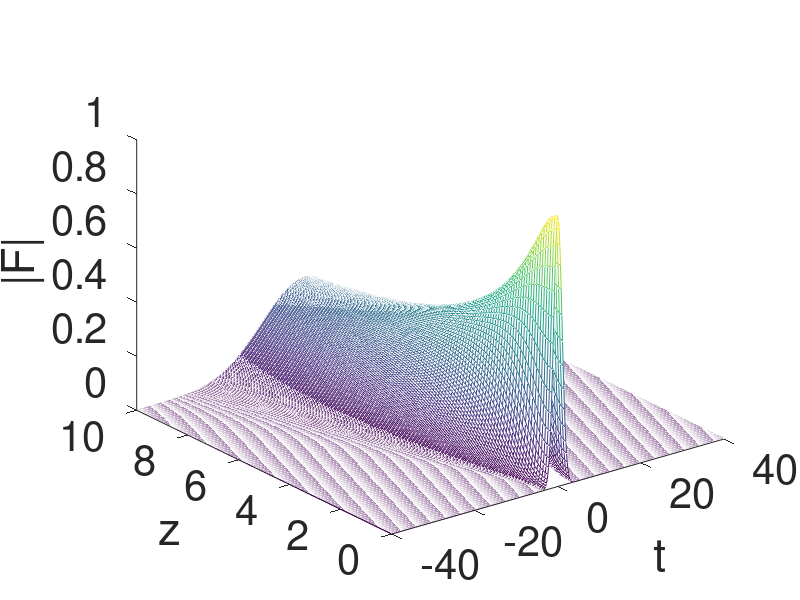
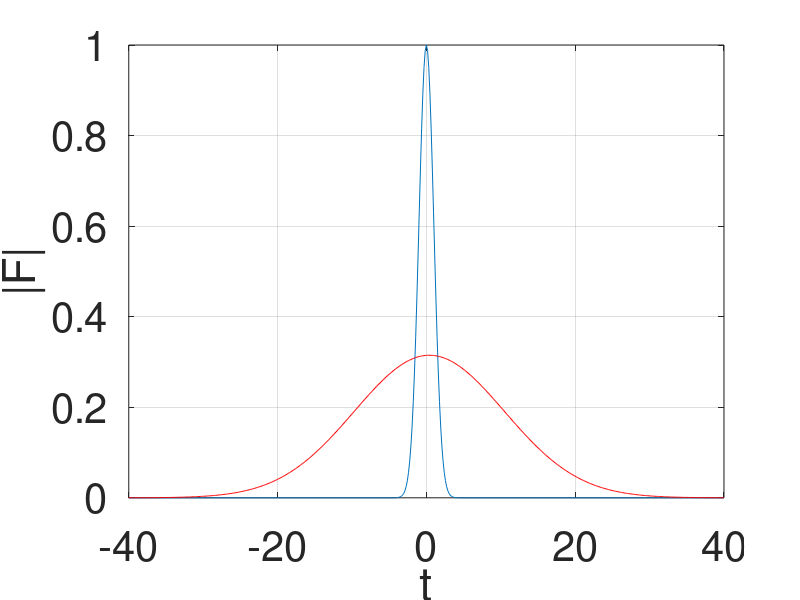
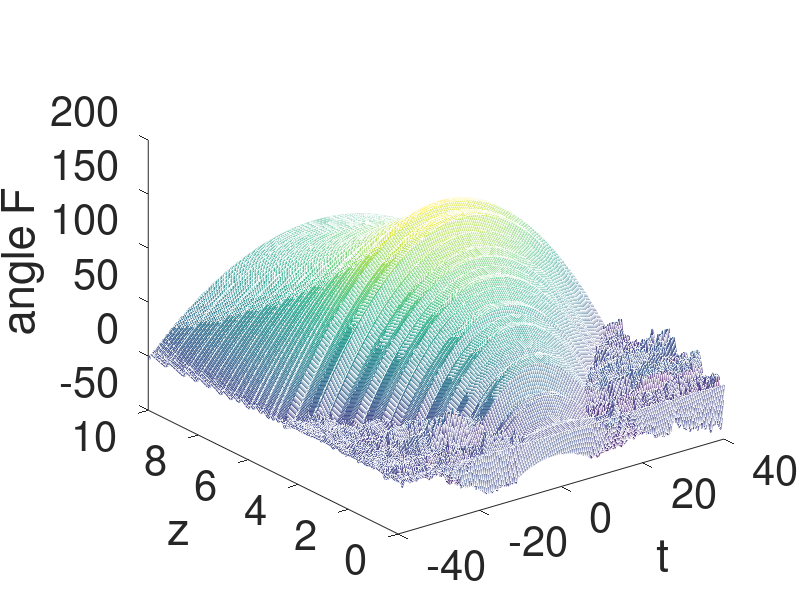
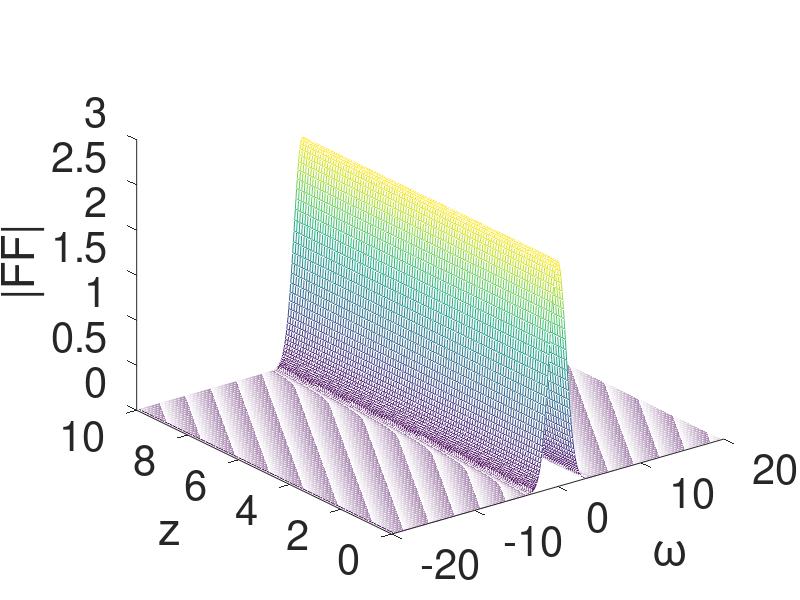

Source code (MATLAB) for these figures, in order:

%
% PROPAGATION METHOD FOR THE SOLUTION OF NLSE
%
% i Fz - beta2/2*Ftt + gamma * |F|^2 F=0
%

clc
clear all
close all

% MATERIAL PROPERTIES

beta2=1;
gamma=0;

% TEMPORAL COORDINATE

t0=-40;
t1=40;
nt=501;
t=linspace(t0,t1,nt);
deltat=(t1-t0)/(nt-1);

% SPATIAL COORDINATE
z0=0;
z1=10;
nz=101;
z=linspace(z0,z1,nz);
deltaz=(z1-z0)/(nz-1);

h=deltaz;

% FREQUENCY COORDINATE
indfreq=-nt/2:1:nt/2-1;
omega=pi/t1.*indfreq;


%INPUT ENVELOPE
amp=1;
tau0=1;

FIN=amp*exp(-t.^2/(2*tau0^2));


FFIN=deltat*fftshift(fft(FIN)); %SPECTRAL PROFILE


%%%%%%%%%%%%%%
% CORE OF THE PROGRAM
%%%%%%%%%%%%%%

F=zeros(ceil(nt),floor(nz));
FF=zeros(ceil(nt),floor(nz));

F(:,1)=FIN;
FF(:,1)=FFIN;

q=FIN;

for loop_step=2:1:nz

    %LINEAR DISPERSIVE STEP
    qs=deltat*fftshift(fft(q)); %FFT
    qs_old=qs;
    
    prop=beta2/2*omega.^2;
    fact=j*prop*h;
    qs=qs_old.*exp(fact); %calculation of the envelope, undere
    %the effect of propagation beta2
    
    q=(1/deltat)*ifft(ifftshift(qs)); %coming back in the time domain
    
       
    %NONLINEAR CHI3 EFFECT  STEP
    
    q_old=q;
    q=q_old.*exp(j*gamma*abs(q_old).^2*h);
    
    %SAVE DATA EVERY NZ
    
    F(:,loop_step)=q;
    FF(:,loop_step)=deltat*fftshift(fft(q));
        
end


save dati


figure
mesh(t,z,abs(F)')
xlabel('t')
ylabel('z')
zlabel('|F|')
set(findall(gcf,'type','text'),'FontSize',30);
set(gca,'FontSize',30);
grid;


figure
plot(t,abs(F(:,1)),t,abs(F(:,end)),'r')
xlabel('t')
ylabel('|F|')
set(findall(gcf,'type','text'),'FontSize',30);
set(gca,'FontSize',30);
grid;


figure
mesh(t,z,unwrap(angle((F)))')
xlabel('t')
ylabel('z')
zlabel('angle F')
set(findall(gcf,'type','text'),'FontSize',30);
set(gca,'FontSize',30);
grid;

figure
mesh(omega,z,abs(FF)')
xlabel('\omega')
ylabel('z')
zlabel('|FF|')
set(findall(gcf,'type','text'),'FontSize',30);
set(gca,'FontSize',30);
grid;

figure
plot(omega,abs(FF(:,1)),omega,abs(FF(:,end)),'r')
xlabel('\omega')
ylabel('|F|')
set(findall(gcf,'type','text'),'FontSize',30);
set(gca,'FontSize',30);
grid;